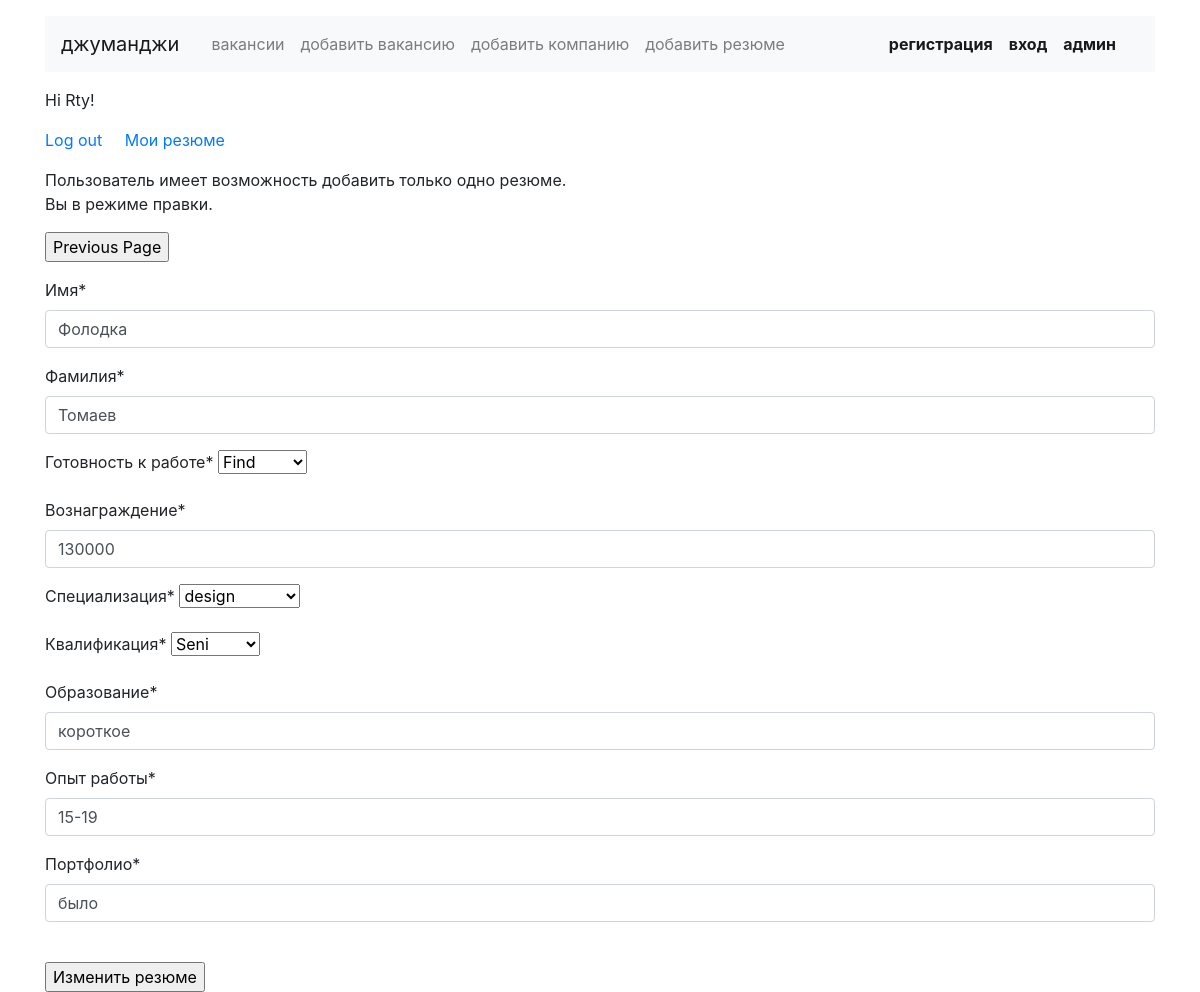
Screenshot of /rezume/edit (signed in) with the database file from the repository.
### vacancyfromstep/models.py (models this page shows, shortened)
class Rezume(models.Model):
    class Status(models.TextChoices):
        not_find = 'Не ищу работу'
        maybe = 'Рассматриваю предложения'
        find = 'Ищу работу'
    class Grade(models.TextChoices):
        stag = 'Стажер'
        juni = 'Джуниор'
        midd = 'Миддл'
        seni = 'Синьор'
        lidd = 'Лид'
    user = models.OneToOneField(User, verbose_name='Пользователь', on_delete=models.CASCADE, related_name='rezume')
    name = models.CharField(max_length=20, verbose_name='Имя')
    surname = models.CharField(max_length=20, verbose_name='Фамилия')
    status = models.CharField(max_length=30, choices=Status.choices, verbose_name='Готовность к работе')
    salary = models.PositiveIntegerField(verbose_name='Вознаграждение')
    specialty = models.ForeignKey(Specialty, on_delete=models.CASCADE, related_name='rezume',
                                  verbose_name='Специализация')
    grade = models.CharField(max_length=10, choices=Grade.choices, verbose_name='Квалификация')
    education = models.CharField(max_length=20, verbose_name='Образование')
    experience = models.CharField(max_length=100, verbose_name='Опыт работы')
    portfolio = models.CharField(max_length=200, verbose_name='Портфолио')
    published_at = models.DateField(auto_now=True)
    class Meta:
        verbose_name = 'резюме пользователя'
        verbose_name_plural = 'лист резюме'

### vacancyfromstep/views.py (the view)
# urls.py: path('rezume/edit', RezumeUpdateView.as_view(), name='upd_rezume'),
class RezumeUpdateView(UpdateView):
    form_class = Rezume_forms
    template_name = 'vacancyfromstep/upd_rezume.html'
    success_url =  '/'
    model = Rezume
    def get_object(self, queryset=None):
        obj = Rezume.objects.get(user=self.request.user)
        return obj

### vacancyfromstep/forms.py
class Rezume_forms(ModelForm):
    class Meta:
        model = Rezume
        fields = ('name', 'surname', 'status', 'salary', 'specialty', 'grade', 'education', 'experience', 'portfolio')

### vacancyfromstep/models.py (called while the page is built)
    def __str__(self):
        return self.code

### vacancyfromstep/templates/vacancyfromstep/upd_rezume.html (shortened to what this page needs)
<!DOCTYPE html>
<html lang="ru">
{% load crispy_forms_tags %}
<head>
  <link rel="stylesheet" href="https://stackpath.bootstrapcdn.com/bootstrap/4.3.1/css/bootstrap.min.css">
</head>
<body>
  <header class="container mt-3">
    {% include 'vacancyfromstep/NAVIGATION.html' %}
  </header>
  <main class="container mt-3">
    <section>
	   {% if user.is_authenticated %}
	   <form method="post">
       {{form|crispy}}
	   <br>
       <input type="submit" value="Изменить резюме">
       </form>
	   {% else %}
       <a href="/signup" class="nav-link font-weight-bold">регистрация</a>
	   {% endif %}
    </section>
  </main>
</body>
</html>

### vacancyfromstep/templates/vacancyfromstep/NAVIGATION.html (shortened to what this page needs)
<nav class="navbar navbar-expand-lg navbar-light bg-light">
  <a class="navbar-brand mr-4" href="/">джуманджи</a>
  <div class="collapse navbar-collapse justify-content-between" id="navbarnav">
	<ul class="navbar-nav col-10">
	  <li class="nav-item">
		<a class="nav-link" href="/vacancies">вакансии</a>
	  </li>
	  	  <li class="nav-item">
		<a class="nav-link" href="/add/vacancie">добавить вакансию</a>
	  </li>
	  <li class="nav-item">
		<a class="nav-link" href="/add/company">добавить компанию</a>
	  </li>
	  <li class="nav-item">
		<a class="nav-link" href="/add/rezume{% if user.is_authenticated %}/{{request.user.pk}}{% endif %} ">добавить резюме</a>
	  </li>
	</ul>
	<ul class="navbar-nav col-2 justify-content-end">
	  <li class="nav-item active">
		<a href="/signup" class="nav-link font-weight-bold">регистрация</a>
	  </li>
	  <li class="nav-item active">
		<a href="/login" class="nav-link font-weight-bold">вход</a>
	  </li>
	  <li class="nav-item active">
		<a href="/admin" class="nav-link font-weight-bold">админ</a>
	  </li>
	</ul>
  </div>
</nav>
	{% if user.is_authenticated %}
<div class="row">
    <div class="col-12 col-md-6">
      <p>Hi {{ user.username }}!</p>
      <p><a href="{% url 'logout' %}">Log out</a>&nbsp &nbsp &nbsp<a href="/add/rezume/{{request.user.pk}}">Мои резюме</a></p>
	  <p>{% if request.path == '/rezume/edit' %}Пользователь имеет возможность добавить только одно резюме. Вы в режиме правки.{% endif %}</p>
    </div>
</div>
	{% endif %}
<div>
   <input type='button' value="Previous Page" onClick="javascript:history.go(-1);">
</div>

### rows the page displays
Rezume: name "Фолодка", surname "Томаев", status "Find", salary "130000", specialty "design", grade "Seni", education "короткое", experience "15-19", portfolio "было"

### other values shown
{{ user.username }} "Rty"
